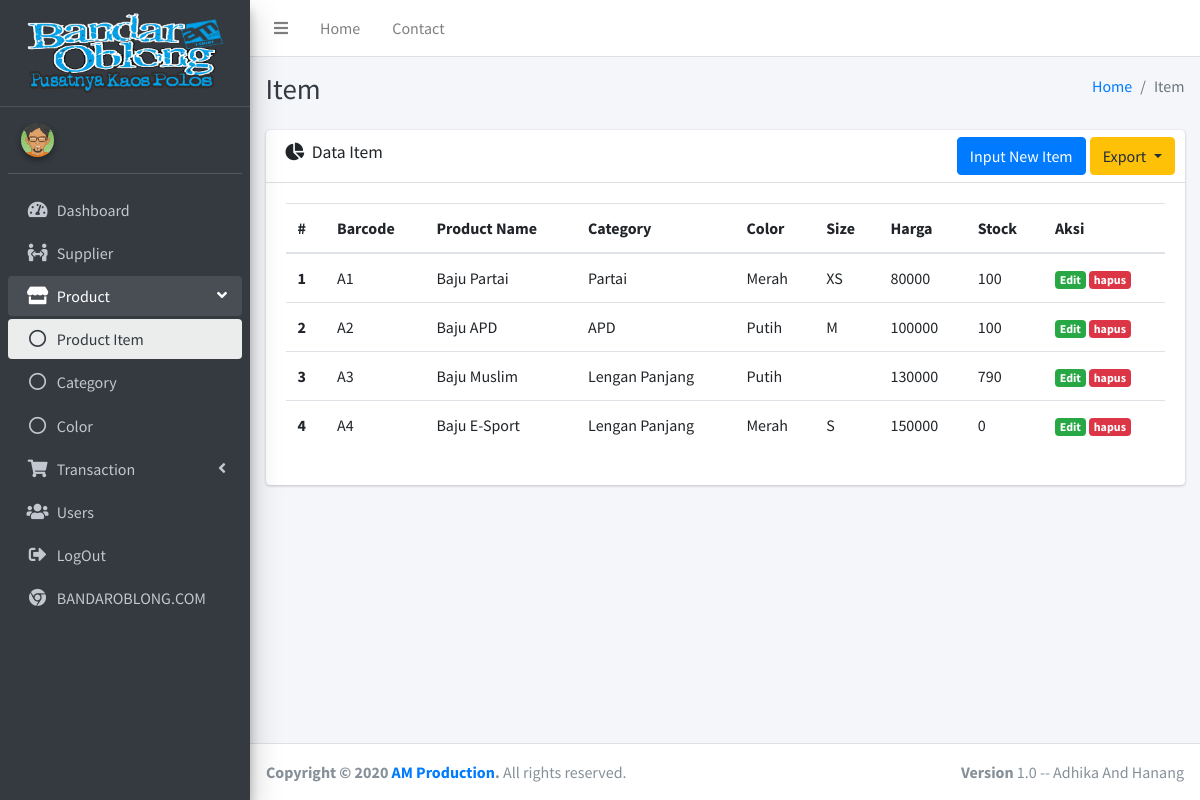
The app's page /index.php/item, older data.
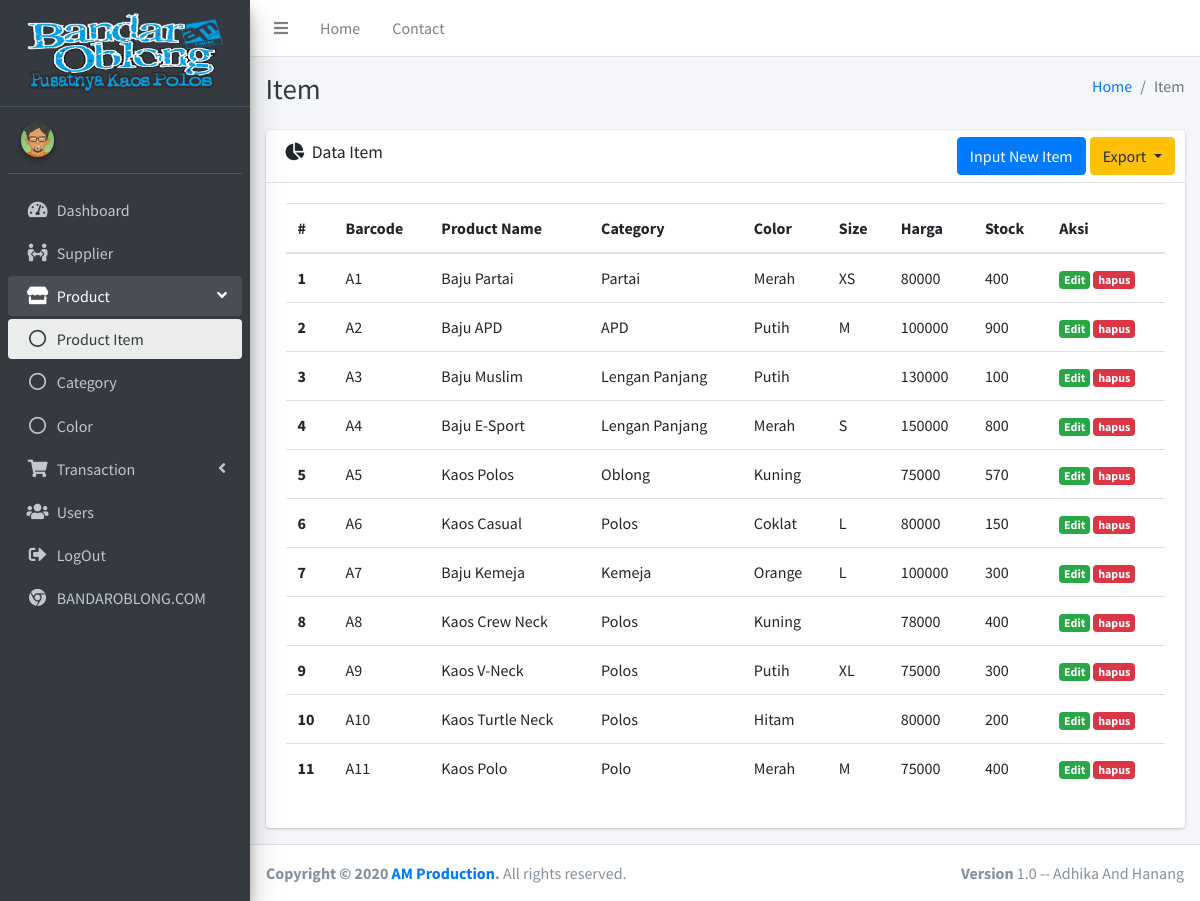
The same page, newer data.
### tables this page shows
CREATE TABLE IF NOT EXISTS `p_item` (
  `id_item` int(11) NOT NULL AUTO_INCREMENT,
  `barcode` varchar(128) DEFAULT NULL,
  `name` varchar(128) DEFAULT NULL,
  `category` int(11) DEFAULT NULL,
  `color` int(11) DEFAULT NULL,
  `size` varchar(10),
  `price` int(11),
  `stock` int(11) DEFAULT '0',
  `created` datetime DEFAULT CURRENT_TIMESTAMP,
  `updated` datetime DEFAULT NULL,
  PRIMARY KEY (`id_item`),
  UNIQUE KEY `barcode` (`barcode`),
  KEY `category` (`category`),
  KEY `color` (`color`),
  CONSTRAINT `FK_p_item_p_color` FOREIGN KEY (`color`) REFERENCES `p_color` (`id_color`),
  CONSTRAINT `p_item_ibfk_1` FOREIGN KEY (`category`) REFERENCES `p_category` (`id_category`)
);

CREATE TABLE IF NOT EXISTS `p_category` (
  `id_category` int(11) NOT NULL AUTO_INCREMENT,
  `name` varchar(128) NOT NULL,
  `created` datetime NOT NULL DEFAULT CURRENT_TIMESTAMP,
  `updated` datetime DEFAULT NULL,
  PRIMARY KEY (`id_category`)
);

CREATE TABLE IF NOT EXISTS `p_color` (
  `id_color` int(11) NOT NULL AUTO_INCREMENT,
  `color` varchar(50) NOT NULL DEFAULT '',
  PRIMARY KEY (`id_color`)
);

### application/libraries/Template.php (called while the page is built)
<?php
class Template
{
    var $template_data = array();
    function set($name, $value)
    {
        $this->template_data[$name] = $value;
    }
    function load($template = '', $view = '', $view_data = array(), $return = false)
    {
        $this->CI = &get_instance();
        $this->set('contents', $this->CI->load->view($view, $view_data, true));
        return $this->CI->load->view($template, $this->template_data, $return);
    }
}

### application/controllers/Item.php (called while the page is built, shortened)
<?php
class Item extends CI_Controller
{
    public function index()
    {
        $data['title'] = 'item';
        $data['row']  = $this->item_m->get();
        $data['category'] = $this->category_m->get();
        $data['color'] = $this->color_m->get();
        $this->template->load('templates/index', 'product/item/index', $data);
    }
}

### index.php (called while the page is built, shortened)
<?php
require_once BASEPATH.'core/CodeIgniter.php';

### application/models/item_m.php (called while the page is built, shortened)
<?php
class item_m extends CI_Model
{
    public function get($id = null)
    {
        $this->db->select('p_item.*, p_category.name as category_name, p_color.color as color_name');
        $this->db->from('p_item');
        $this->db->join('p_category', 'p_category.id_category = p_item.category');
        $this->db->join('p_color', 'p_color.id_color = p_item.color');
        $query = $this->db->get();
        return $query;
    }
}

### application/views/product/item/index.php (the view, shortened to what this page needs)
<div class="content-header">
    <div class="container-fluid">
        <div class="row mb-2">
            <div class="col-sm-6">
                <h1 class="m-0 text-dark">Item</h1>
            </div>
            <div class="col-sm-6">
                <ol class="breadcrumb float-sm-right">
                    <li class="breadcrumb-item"><a href="#">Home</a></li>
                    <li class="breadcrumb-item active">Item</li>
                </ol>
            </div>
        </div>
    </div>
</div>
<section class="content">
    <div class="container-fluid">
        <div class="row">
            <section class="col-lg connectedSortable">
                <div class="card">
                    <div class="card-header">
                        <h3 class="card-title">
                            <i class="fas fa-chart-pie mr-1"></i>
                            Data Item
                        </h3>
                        <div class="card-tools">
                            <ul class="nav nav-pills ml-auto">
                                <li class="nav-item">
                                    <a href="" class="btn btn-primary mr-1" data-toggle="modal" data-target="#newItemModal">Input New Item</a>
                                </li>
                                <li>
                                    <div class="dropdown inline">
                                        <button class="btn btn-warning dropdown-toggle" type="button" id="dropdownMenuButton" data-toggle="dropdown" aria-haspopup="true" aria-expanded="false">
                                            Export
                                        </button>
                                    </div>
                                </li>
                            </ul>
                        </div>
                    </div>
                    <div class="card-body">
                        <div class="tab-content p-0">
                            <table class="table table-hover col-md" id="table1">
                                <thead>
                                    <tr>
                                        <th scope="col">#</th>
                                        <th scope="col">Barcode</th>
                                        <th scope="col">Product Name</th>
                                        <th scope="col">Category</th>
                                        <th scope="col">Color</th>
                                        <th scope="col">Size</th>
                                        <th scope="col">Harga</th>
                                        <th scope="col">Stock</th>
                                        <th scope="col">Aksi</th>
                                    </tr>
                                </thead>
                                <tbody>
                                    <?php $j = 1; ?>
                                    <?php foreach ($row->result() as $key => $i) : ?>
                                        <tr>
                                            <th scope="row"><?= $j++; ?></th>
                                            <td><?= $i->barcode ?></td>
                                            <td><?= $i->name ?></td>
                                            <td><?= $i->category_name ?></td>
                                            <td><?= $i->color_name ?></td>
                                            <td><?= $i->size ?></td>
                                            <td><?= $i->price ?></td>
                                            <td><?= $i->stock ?></td>
                                            <td>
                                                <a href="<?= site_url('item/edit/') . $i->id_item ?>" class="badge badge-success">Edit</a>
                                                <a href="<?= site_url('item/hapus/') . $i->id_item ?>" onclick="return confirm('Hapus Data item?');" class="badge badge-danger">hapus</a>
                                            </td>
                                        </tr>
                                    <?php endforeach; ?>
                                </tbody>
                            </table>
                        </div>
                    </div>
                </div>
            </section>
        </div>
    </div>
</section>

### application/views/templates/index.php (shortened to what this page needs)
<!DOCTYPE html>
<html>
<head>
    <link rel="stylesheet" href="<?= base_url('assets/') ?>plugins/fontawesome-free/css/all.min.css" />
    <link rel="stylesheet" href="<?= base_url('assets/') ?>plugins/datatables-bs4/css/datatables.bootstrap4.min.css" />
    <link rel="stylesheet" href="<?= base_url('assets/') ?>plugins/tempusdominus-bootstrap-4/css/tempusdominus-bootstrap-4.min.css" />
    <link rel="stylesheet" href="<?= base_url('assets/') ?>plugins/icheck-bootstrap/icheck-bootstrap.min.css" />
    <link rel="stylesheet" href="<?= base_url('assets/') ?>plugins/jqvmap/jqvmap.min.css" />
    <link rel="stylesheet" href="<?= base_url('assets/') ?>dist/css/adminlte.min.css" />
    <link rel="stylesheet" href="<?= base_url('assets/') ?>plugins/overlayScrollbars/css/OverlayScrollbars.min.css" />
    <link rel="stylesheet" href="<?= base_url('assets/') ?>plugins/daterangepicker/daterangepicker.css" />
    <link rel="stylesheet" href="<?= base_url('assets/') ?>plugins/datatables-bs4/css/dataTables.bootstrap4.min.css">
    <link rel="stylesheet" href="<?= base_url('assets/') ?>plugins/datatables-responsive/css/responsive.bootstrap4.min.css">
    <link rel="stylesheet" href="<?= base_url('assets/') ?>plugins/summernote/summernote-bs4.css" />
</head>
<body class="hold-transition sidebar-mini layout-fixed">
    <div class="wrapper">
        <nav class="main-header navbar navbar-expand navbar-white navbar-light">
            <ul class="navbar-nav">
                <li class="nav-item">
                    <a class="nav-link" data-widget="pushmenu" href="#" role="button"><i class="fas fa-bars"></i></a>
                </li>
                <li class="nav-item d-none d-sm-inline-block">
                    <a href="<?php echo base_url() ?>" class="nav-link">Home</a>
                </li>
                <li class="nav-item d-none d-sm-inline-block">
                    <a href="#" class="nav-link">Contact</a>
                </li>
            </ul>
        </nav>
        <aside class="main-sidebar sidebar-dark-primary elevation-4">
            <a href="index3.html" class="brand-link">
                <div class="text-center"><img src="<?= base_url('assets/dist/img/logo-bandaroblong.png') ?>" class="rounded" alt="User Image" height="80px" /></div>
            </a>
            <div class="sidebar">
                <div class="user-panel mt-3 pb-3 mb-3 d-flex">
                    <div class="image">
                        <img src="<?= base_url('assets/dist/img/avatar04.png') ?>" class="img-circle elevation-2" alt="User Image" />
                    </div>
                    <div class="info">
                    </div>
                </div>
                <nav class="mt-2">
                    <ul class="nav nav-pills nav-sidebar flex-column" data-widget="treeview" role="menu" data-accordion="false">
                        <li class="nav-item has-treeview">
                            <a <?= $this->uri->segment(1) == null ? 'class="nav-link active"' : '' ?><?= $this->uri->segment(1) == 'dashboard' ? 'class="nav-link active"' : '' ?> href="<?= base_url('dashboard') ?>" class="nav-link">
                                <i class="nav-icon fas fa-tachometer-alt"></i>
                                <p>
                                    Dashboard
                                </p>
                            </a>
                        </li>
                        <li class="nav-item">
                            <a <?= $this->uri->segment(1) == 'supplier' ? 'class="nav-link active"' : '' ?>href="<?= base_url('supplier') ?>" class="nav-link">
                                <i class="nav-icon fas fa-people-arrows"></i>
                                <p>
                                    Supplier
                                </p>
                            </a>
                        </li>
                        <li <?= $this->uri->segment(1) == 'category' || $this->uri->segment(1) == 'item' || $this->uri->segment(1) == 'color' ? 'class="nav-item has-treeview active menu-open"' : '' ?> class="nav-item has-treeview active">
                            <a href="#" class="nav-link">
                                <i class="nav-icon fas fa-store"></i>
                                <p>
                                    Product
                                    <i class="fas fa-angle-left right"></i>
                                </p>
                            </a>
                            <ul class="nav nav-treeview">
                                <li class="nav-item">
                                    <a <?= $this->uri->segment(1) == 'item' ? 'class="nav-link active"' : '' ?>href="<?= base_url('item') ?>" class="nav-link">
                                        <i class="far fa-circle nav-icon"></i>
                                        <p>Product Item</p>
                                    </a>
                                </li>
                                <li class="nav-item">
                                    <a <?= $this->uri->segment(1) == 'category' ? 'class="nav-link active"' : '' ?>href="<?= base_url('category') ?>" class="nav-link">
                                        <i class="far fa-circle nav-icon"></i>
                                        <p>Category</p>
                                    </a>
                                </li>
                                <li class="nav-item">
                                    <a <?= $this->uri->segment(1) == 'color' ? 'class="nav-link active"' : '' ?>href="<?= base_url('color') ?>" class="nav-link">
                                        <i class="far fa-circle nav-icon"></i>
                                        <p>Color</p>
                                    </a>
                                </li>
                            </ul>
                        </li>
                        <li <?= $this->uri->segment(1) == 'stock' || $this->uri->segment(1) == 'stockOut' ? 'class="nav-item has-treeview active menu-open"' : '' ?>class="nav-item has-treeview">
                            <a href="#" class="nav-link">
                                <i class="nav-icon fas fa-shopping-cart"></i>
                                <p>
                                    Transaction
                                    <i class="right fas fa-angle-left"></i>
                                </p>
                            </a>
                        </li>
                        <li class="nav-item">
                            <a href="<?= base_url('user') ?>" class="nav-link">
                                <i class="fas fa-users nav-icon"></i>
                                <p>Users</p>
                            </a>
                        </li>
                        <li class="nav-item">
                            <a href="<?= base_url('auth/logout') ?>" class="nav-link">
                                <i class="fas fa-sign-out-alt nav-icon"></i>
                                <p>LogOut</p>
                            </a>
                        </li>
                        <li class="nav-item">
                            <a href="https://www.bandaroblong.com" class="nav-link">
                                <i class="fab fa-chrome nav-icon"></i>
                                <p> BANDAROBLONG.COM</p>
                            </a>
                        </li>
                    </ul>
                </nav>
            </div>
        </aside>
        <div class="content-wrapper">
            <?= $contents ?>
        </div>
        <footer class="main-footer">
            <strong>Copyright &copy; 2020
                <a href="#">AM Production</a>.</strong>
            All rights reserved.
            <div class="float-right d-none d-sm-inline-block">
                <b>Version</b> 1.0 -- Adhika And Hanang
            </div>
        </footer>
    </div>
</body>
</html>

Row changes from the older to the newer data that the page shows:
changed p_item "Baju Partai": stock "100" → "400"
changed p_item "Baju APD": stock "100" → "900"
changed p_item "Baju Muslim": stock "790" → "100"
changed p_item "Baju E-Sport": stock "0" → "800"
added p_item: barcode "A5", name "Kaos Polos", category.name "Oblong", color.color "Kuning", price "75000", stock "570"
added p_item: barcode "A6", name "Kaos Casual", category.name "Polos", color.color "Coklat", size "L", price "80000", stock "150"
added p_item: barcode "A7", name "Baju Kemeja", category.name "Kemeja", color.color "Orange", size "L", price "100000", stock "300"
added p_item: barcode "A8", name "Kaos Crew Neck", category.name "Polos", color.color "Kuning", price "78000", stock "400"
added p_item: barcode "A9", name "Kaos V-Neck", category.name "Polos", color.color "Putih", size "XL", price "75000", stock "300"
added p_item: barcode "A10", name "Kaos Turtle Neck", category.name "Polos", color.color "Hitam", price "80000", stock "200"
added p_item: barcode "A11", name "Kaos Polo", category.name "Polo", color.color "Merah", size "M", price "75000", stock "400"
